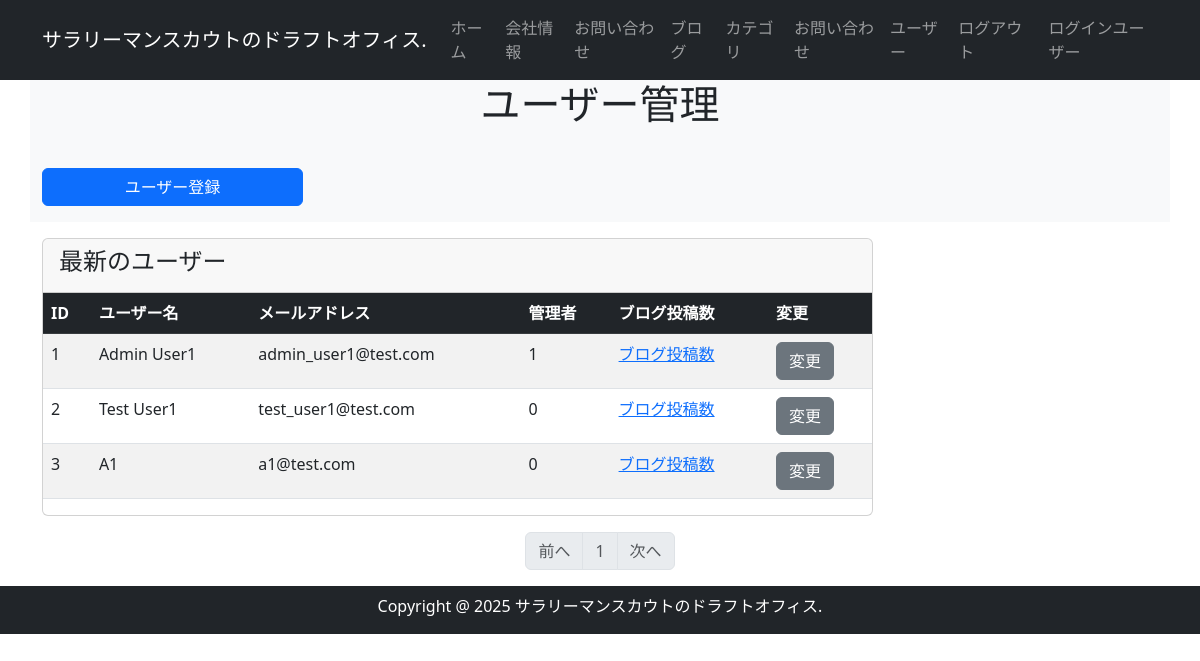
The app's page /user_maintenance, older data.
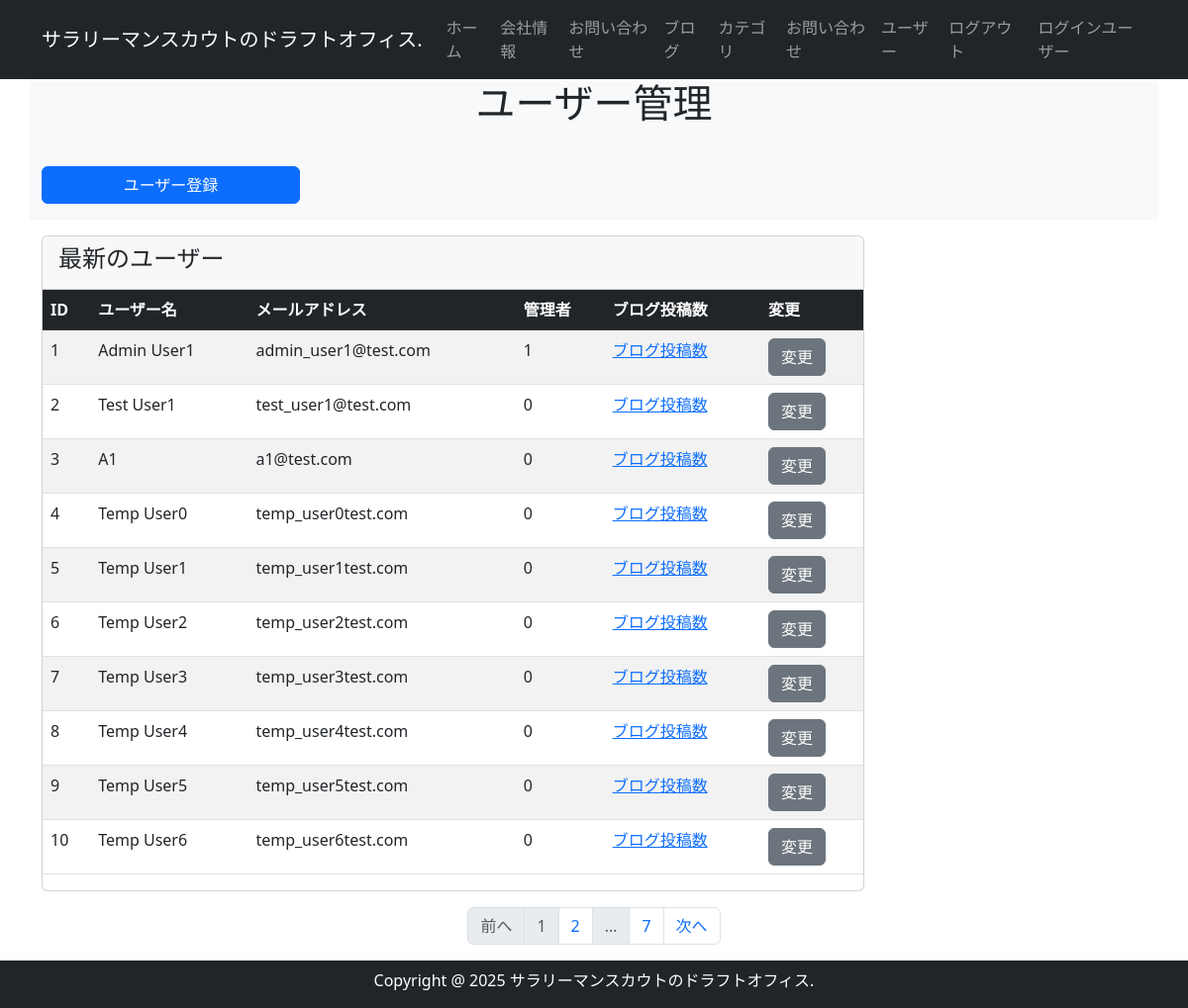
The same page, newer data.
### app.py (models this page shows, shortened)
class User(db.Model):
    __tablename__='users'
    id=db.Column(db.Integer,primary_key=True)
    email=db.Column(db.String(64),unique=True,index=True)
    username=db.Column(db.String(64),unique=True,index=True)
    password_hash=db.Column(db.String(128))
    administrator=db.Column(db.String(1))
    post=db.relationship('BlogPost',backref='author',lazy='dynamic')

### app.py (the view)
@app.route('/user_maintenance')
def user_maintenance():
    page=request.args.get('page',1,type=int)
    users=User.query.order_by(User.id).paginate(page=page,per_page=10)
    return render_template('user_maintenance.html',users=users)

### app.py (called while the page is built)
@event.listens_for(Engine, "connect")
def set_sqlite_pragma(dbapi_connection, connection_record):
    cursor = dbapi_connection.cursor()
    cursor.execute("PRAGMA foreign_keys=ON")
    cursor.close()

### templates/user_maintenance.html
{% extends 'base.html' %}
{% block content %}
<header id="page-header">
        <div class="container py-3 bg-light">
            <div class="row">
                <div class="col-md-6 m-auto text-center">
                    <h1>ユーザー管理</h1>
                </div>
            </div>
        </div>
</header>
    <section id="menu">
        <div class="container  py-3 bg-light">
            <div class="row">
                <div class="col-md-3">
                    <a href="{{url_for('register')}}" class="btn btn-primary w-100">
                        ユーザー登録
                    </a>
                </div>
            </div>
        </div>
    </section>
    <section id="list">
        <div class="container my-3">
            <div class="row ">
                <div class="col-md-9">
                    <div class="card">
                        <div class="card-header">
                            <h4>最新のユーザー</h4>
                        </div>
                        <table class="table table-striped">
                            <thead class="table-dark">
                                <tr>
                                    <th>ID</th>
                                    <th>ユーザー名</th>
                                    <th>メールアドレス</th>
                                    <th>管理者</th>
                                    <th>ブログ投稿数</th>
                                    <th>変更</th>
                                </tr>
                            </thead>
                            <tbody>
                                {% for user in users.items %}
                                <tr>
                                    <td>{{user.id}}</td>
                                    <td>{{user.username}}</td>
                                    <td>{{user.email}}</td>
                                    <td>{{user.administrator}}</td>
                                    <td><a href="#">ブログ投稿数</a></td>
                                    <td><a href="#" class="btn btn-secondary">変更</a></td>
                                </tr>
                                {% endfor %}
                            </tbody>
                        </table>
                    </div>
                </div>
            </div>
        </div>
    </section>
    <nav class="my-2" aria-label="Page navigation">
        <ul class="pagination justify-content-center">
            <li {% if users.has_prev %}class="page-item" {% else %}class="page-item disabled"{% endif %}><a class="page-link" href="{% if users.has_prev %}{{url_for('user_maintenance',page=users.prev_num)}}{% else %}#{% endif %}">前へ</a></li>
            {% for  page_num in users.iter_pages(left_edge=1,right_edge=1,left_current=1,right_current=2)  %}
                {% if page_num %}
                    {% if users.page==page_num %}
                        <li class="page-item disabled"><a class="page-link" href="#">{{page_num}}</a></li>
                    {% else %}
                        <li class="page-item "><a class="page-link" href="{{url_for('user_maintenance',page=page_num)}}">{{page_num}}</a></li>
                    {% endif %}
                {% else %}
                    <li class="page-item disabled"><a class="page-link" href="#">&hellip;</a></li>
                {% endif %}
            {% endfor %}
            <li {% if users.has_next %}class="page-item" {% else %}class="page-item disabled"{% endif %}><a class="page-link" href="{% if users.has_next %}{{url_for('user_maintenance',page=users.next_num)}}{% else %}#{% endif %}">次へ</a></li>
        </ul>
    </nav>
{%endblock%}

### templates/base.html (shortened to what this page needs)
<!DOCTYPE html>
<html lang="en">
<head>
    <link href="https://cdn.jsdelivr.net/npm/bootstrap@5.3.0/dist/css/bootstrap.min.css" rel="stylesheet">
</head>
<body>
    <nav class="navbar navbar-expand-lg navbar-dark bg-dark fixed-top">
        <div class="container">
            <a class="navbar-brand" href="#">サラリーマンスカウトのドラフトオフィス.</a>
        <div class="collapse navbar-collapse" id="navbarNav">
            <ul class="navbar-nav">
                <li class="nav-item">
                <a class="nav-link" href="#">ホーム</a>
                </li>
                <li class="nav-item">
                <a class="nav-link" href="#">会社情報</a>
                </li>
                <li class="nav-item">
                <a class="nav-link" href="#">お問い合わせ</a>
                </li>
            </ul>
            <ul class="navbar-nav ms-auto">
                <li class="nav-item">
                <a class="nav-link" href="#">ブログ</a>
                </li>
                <li class="nav-item">
                <a class="nav-link" href="#">カテゴリ</a>
                </li>
                <li class="nav-item">
                <a class="nav-link" href="#">お問い合わせ</a>
                </li>
                <li class="nav-item">
                <a class="nav-link" href="{{url_for('user_maintenance')}}">ユーザー</a>
                </li>
                <li class="nav-item">
                <a class="nav-link" href="#">ログアウト</a>
                </li>
                <span class="navbar-text ms-3">
                    ログインユーザー
                </span>
            </ul>
        </div>
        </div>
    </nav>
    {% from '_formhelpers.html' import render_field %}
    <div class="container" style="padding-top: 4rem;">
    </div>
    {% block content %}
    {% endblock %}
    <footer id="footer" class="footer text-center pt-2 bg-dark ">
        <div class="row">
            <div class="col text-white"><p>Copyright @ 2025 サラリーマンスカウトのドラフトオフィス.</p></div>
        </div>
    </footer>
</body>
</html>

Row changes from the older to the newer data that the page shows:
added User: id "4", username "Temp User0", email "temp_user0test.com", administrator "0"
added User: id "5", username "Temp User1", email "temp_user1test.com", administrator "0"
added User: id "6", username "Temp User2", email "temp_user2test.com", administrator "0"
added User: id "7", username "Temp User3", email "temp_user3test.com", administrator "0"
added User: id "8", username "Temp User4", email "temp_user4test.com", administrator "0"
added User: id "9", username "Temp User5", email "temp_user5test.com", administrator "0"
added User: id "10", username "Temp User6", email "temp_user6test.com", administrator "0"
Text that changed along with them:
new list line: "2"
new list line: "7"
